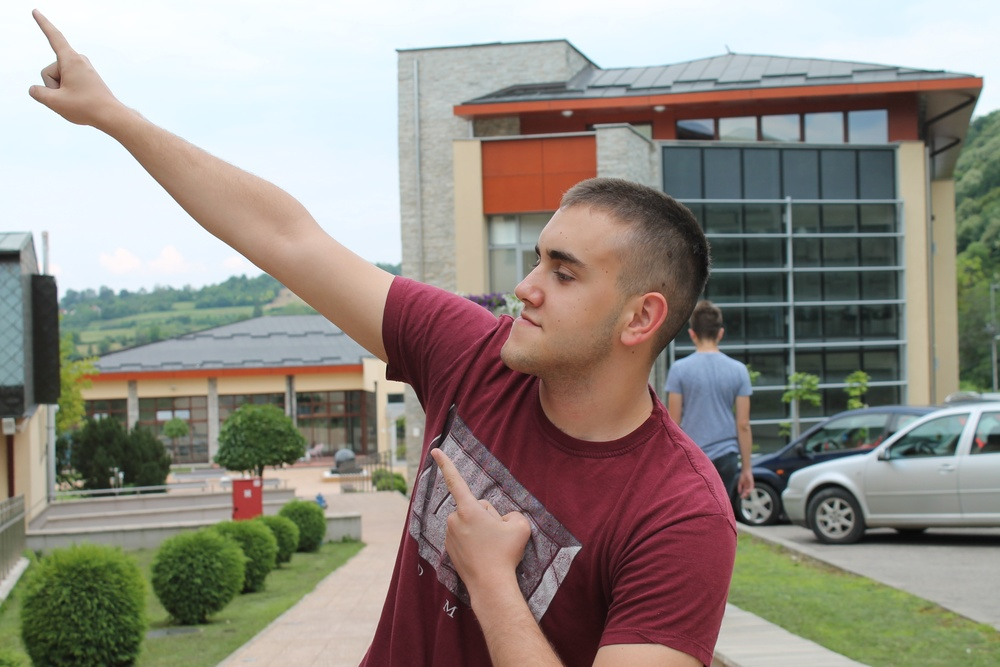
#> input picture test_images/majin_kanon/IMG_5142.JPG, 1000 x 667 px, shrunk from 4272 x 2848 before the run; its folder holds only this picture in this run
$ python hist-equalisation.py
#> lines starting #> are read from the running program, lines starting #| are printed output that depends on the picture
import cv2 as cv
import numpy as np
from glob import glob
from matplotlib import pyplot as plt


def histogram_plot(cdf):
    plt.plot(cdf, color = 'b')
    plt.hist(img.flatten(), 256, [0, 256], color = 'r')
    plt.xlim([0, 256])
    plt.legend(('cdf', 'histogram'))
    plt.show()

def histogram_equalisation(img, name):
    ####odredjivanje kumulativne verovatnoce piksela
    cdf_original = hist.cumsum()
    cdf_modified = cdf_original * hist.max() / cdf_original.max()

    cdf_modified2 = np.ma.masked_equal(cdf_original, 0)
    #print(cdf_modified2)
    cdf_modified2 = ((cdf_modified2 - cdf_modified2.min())*255)/(cdf_modified2.max()-cdf_modified2.min())
    #print(cdf_modified2)
    cdf_original = np.ma.filled(cdf_modified2, 0).astype('uint8')
    #print(cdf_original)
    ######

    img2 = cdf_original[img]
    hist2 = cv.calcHist([img2],[0],None,[256],[0,256])

    cv.imwrite("greyscaled-pics/" + name, img2)

    # [5 lines of commented-out code are left out]


for fn in glob("test_images/majin_kanon/*"):
    print(fn)
    img = cv.imread(fn, 0)
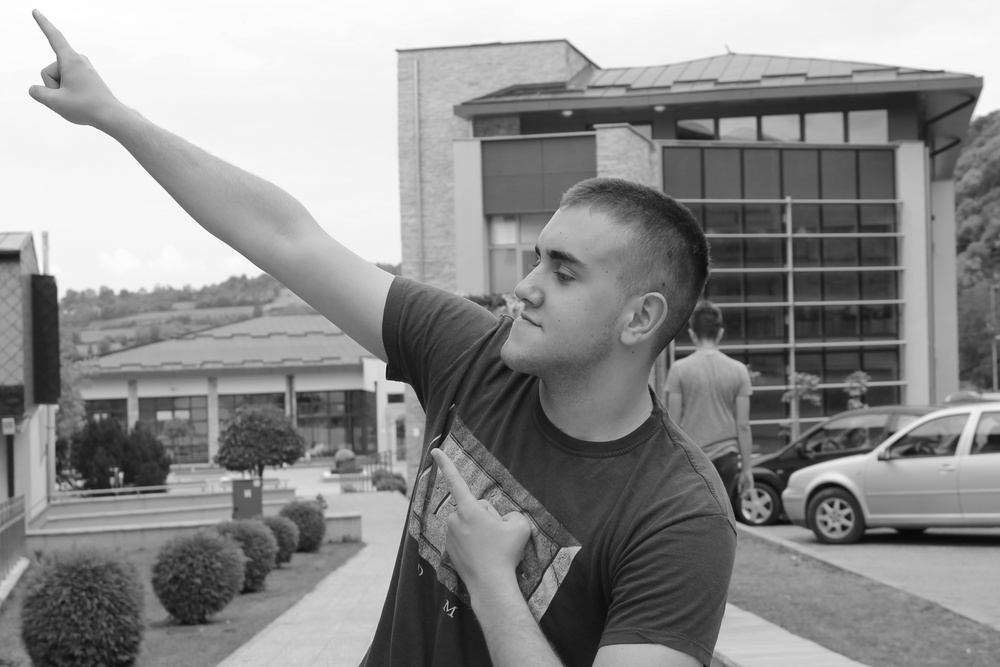
#> img: shape (667, 1000); min 8, max 255, mean 141
    hist, bins = np.histogram(img.flatten(), 256, [0, 256])
#> hist = 256 values, max 22543 at index 246, min 0 at index 0, mean 2605.5; bins = 257 values from 0 to 256
    histogram_equalisation(img, fn.split("/")[-1])
#> in histogram_equalisation, `cdf_original = hist.cumsum()`: cdf_original = 256 values from 0 to 667000
#> in histogram_equalisation, `cdf_modified = cdf_original * hist.max() / cdf_original.max()`: cdf_modified = 256 values from 0 to 22543
#> in histogram_equalisation, `cdf_original = np.ma.filled(cdf_modified2, 0).astype('uint8')`: cdf_original = 256 values from 0 to 255
#> in histogram_equalisation, `img2 = cdf_original[img]`:
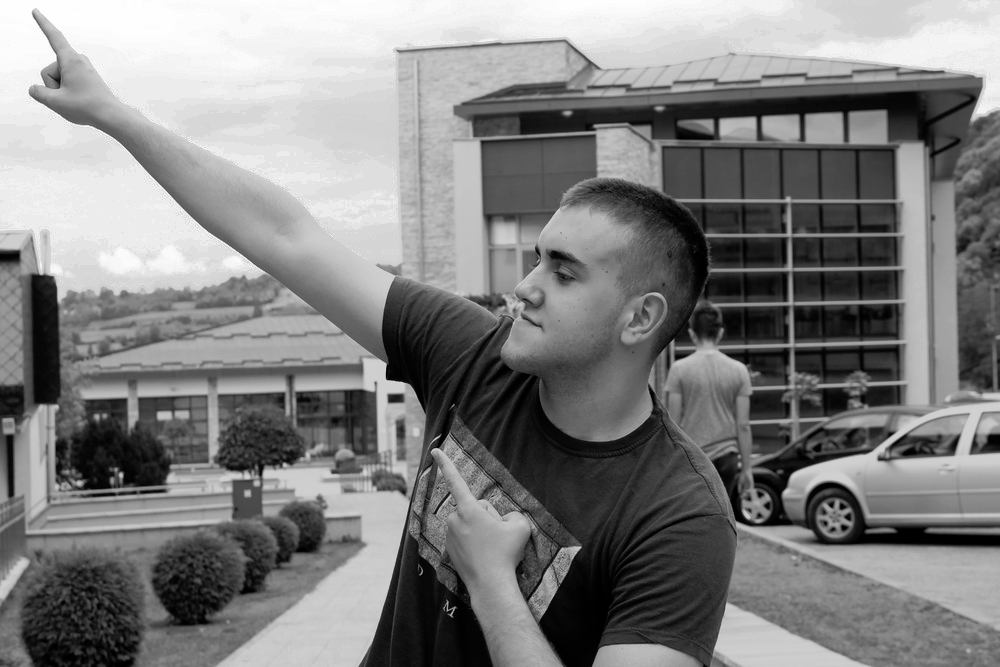
#> img2: shape (667, 1000); min 0, max 255, mean 127.9
#> in histogram_equalisation, `hist2 = cv.calcHist([img2],[0],None,[256],[0,256])`: hist2 = 256 values, max 22543 at index 236, min 0 at index 14, mean 2605.5

cv.waitKey()

$ run again, on test_images/majin_kanon/IMG_5157.JPG
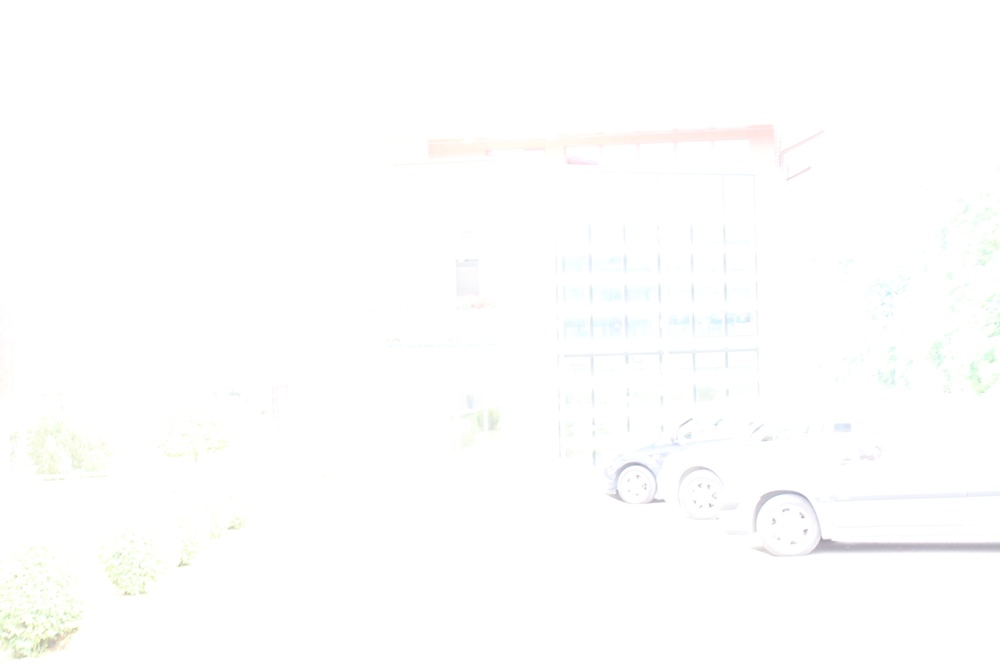
#> input picture test_images/majin_kanon/IMG_5157.JPG, 1000 x 667 px, shrunk from 4272 x 2848 before the run
#> hist = 256 values, max 605486 at index 255, min 0 at index 0, mean 2605.5; bins = 257 values from 0 to 256
#> in histogram_equalisation, `cdf_original = hist.cumsum()`: cdf_original = 256 values from 0 to 667000
#> cdf_modified = 256 values from 0 to 605486
#> in histogram_equalisation, `cdf_original = np.ma.filled(cdf_modified2, 0).astype('uint8')`: cdf_original = 256 values from 0 to 255
#> in histogram_equalisation, `img2 = cdf_original[img]`:
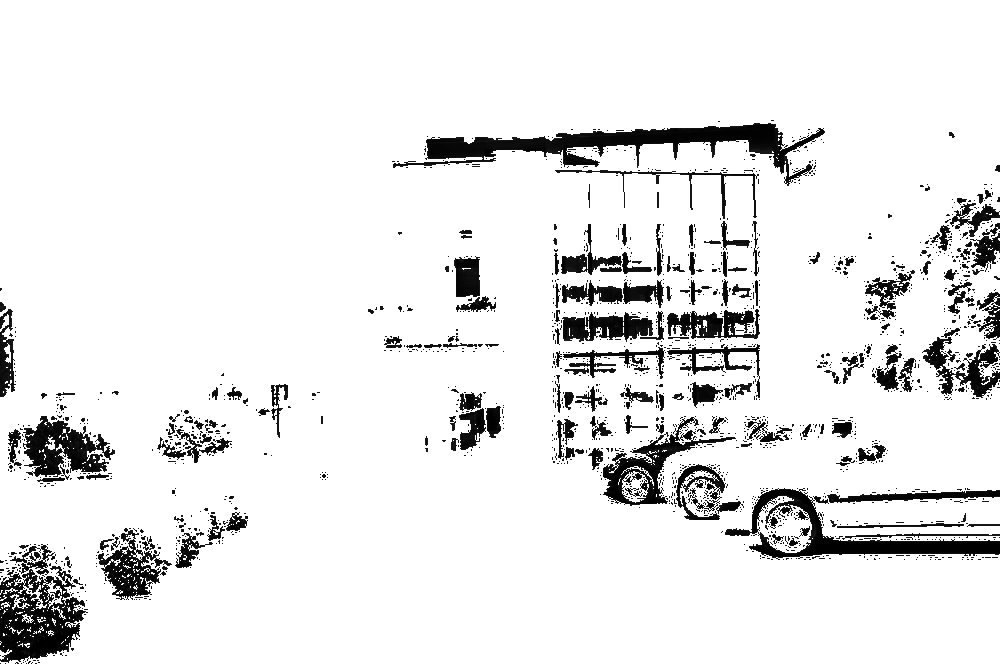
#> img2: shape (667, 1000); min 0, max 255, mean 232.6
#> hist2 = 256 values, max 605486 at index 255, min 0 at index 10, mean 2605.5

$ run again, on test_images/majin_kanon/IMG_5159.JPG
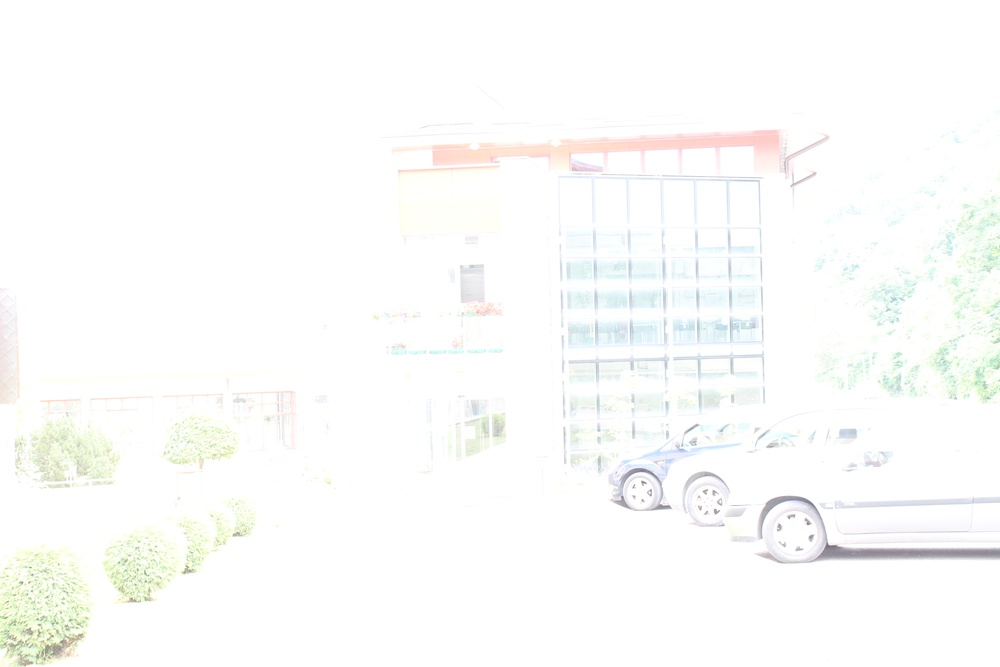
#> input picture test_images/majin_kanon/IMG_5159.JPG, 1000 x 667 px, shrunk from 4272 x 2848 before the run
#> `img = cv.imread(fn, 0)`:
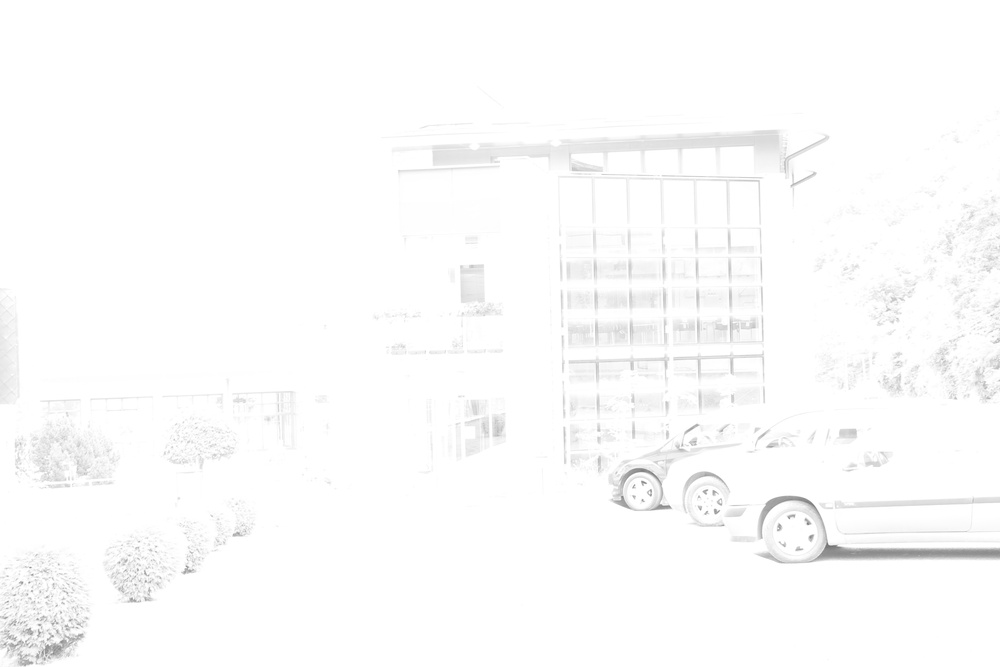
#> img: shape (667, 1000); min 109, max 255, mean 252.1
#> hist = 256 values, max 524640 at index 255, min 0 at index 0, mean 2605.5; bins = 257 values from 0 to 256
#> in histogram_equalisation, `cdf_original = hist.cumsum()`: cdf_original = 256 values from 0 to 667000
#> cdf_modified = 256 values from 0 to 524640
#> in histogram_equalisation, `cdf_original = np.ma.filled(cdf_modified2, 0).astype('uint8')`: cdf_original = 256 values from 0 to 255
#> in histogram_equalisation, `img2 = cdf_original[img]`:
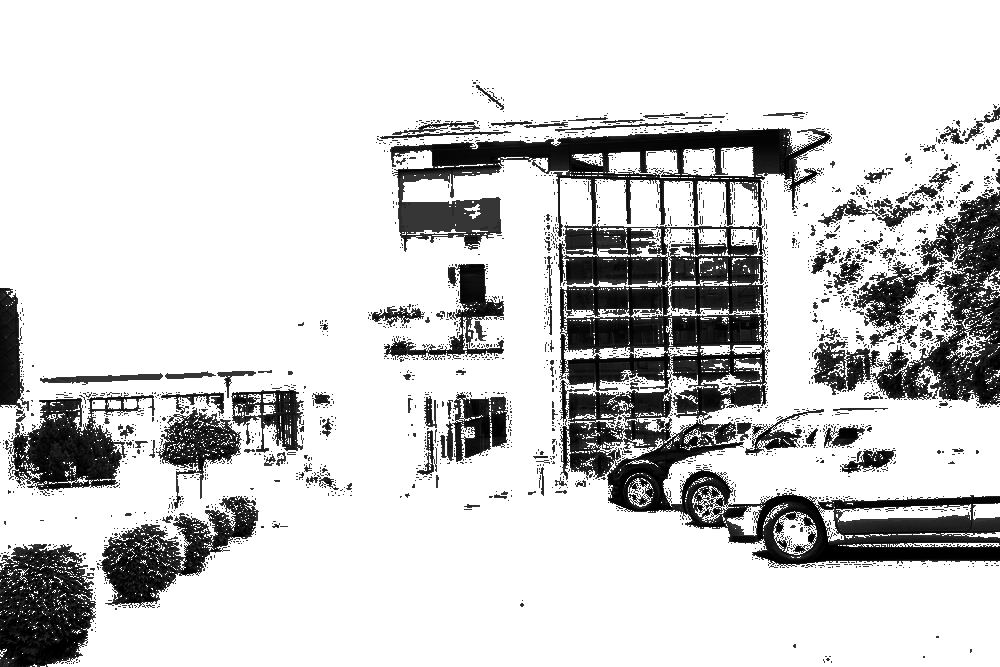
#> img2: shape (667, 1000); min 0, max 255, mean 206.7
#> hist2 = 256 values, max 524640 at index 255, min 0 at index 21, mean 2605.5

$ run again, on test_images/majin_kanon/IMG_5143.JPG
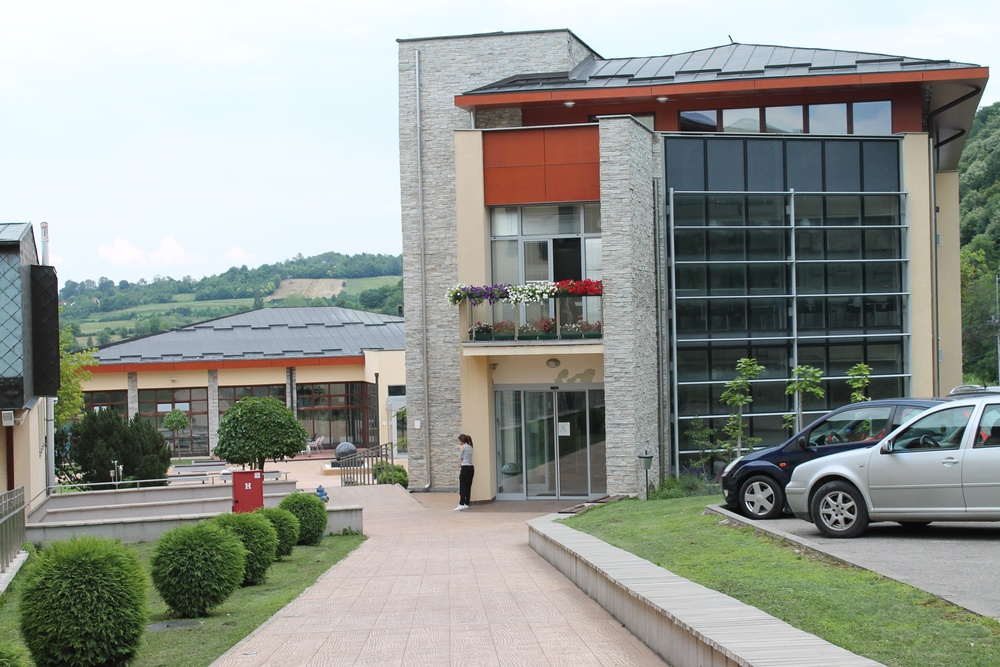
#> input picture test_images/majin_kanon/IMG_5143.JPG, 1000 x 667 px, shrunk from 4272 x 2848 before the run
#> `img = cv.imread(fn, 0)`:
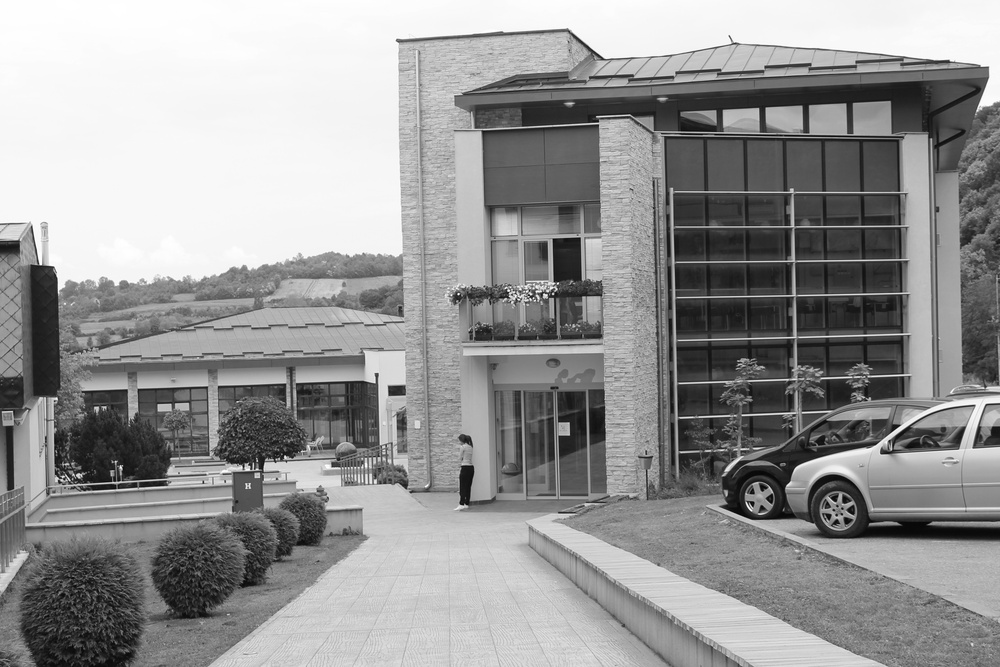
#> img: shape (667, 1000); min 2, max 255, mean 149.5
#> hist = 256 values, max 37436 at index 248, min 0 at index 0, mean 2605.5; bins = 257 values from 0 to 256
#> in histogram_equalisation, `cdf_original = hist.cumsum()`: cdf_original = 256 values from 0 to 667000
#> cdf_modified = 256 values from 0 to 37436
#> in histogram_equalisation, `cdf_original = np.ma.filled(cdf_modified2, 0).astype('uint8')`: cdf_original = 256 values from 0 to 255
#> in histogram_equalisation, `img2 = cdf_original[img]`:
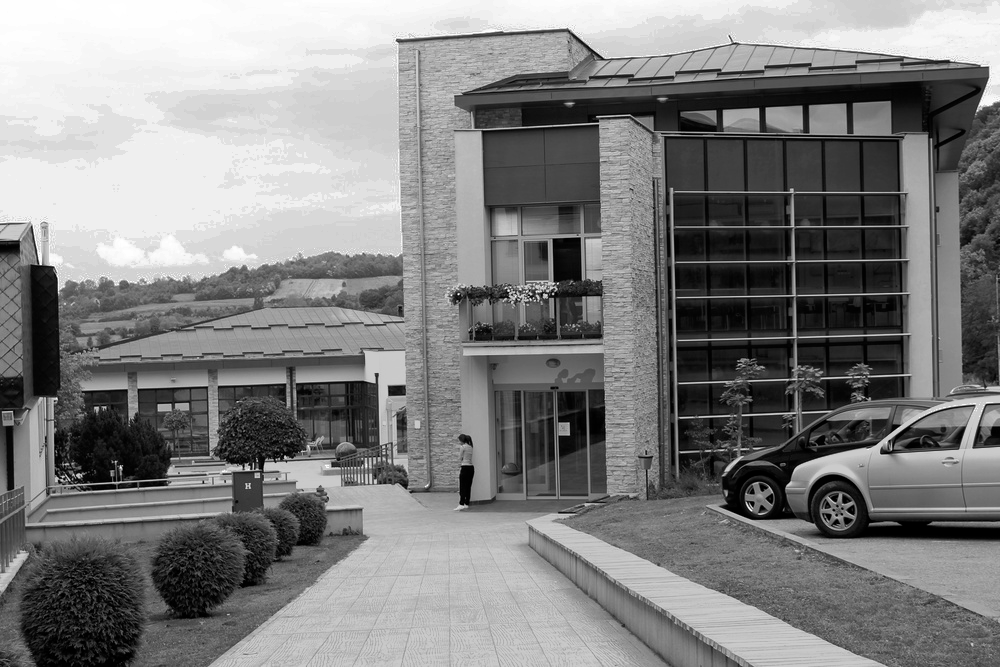
#> img2: shape (667, 1000); min 0, max 255, mean 128.2
#> hist2 = 256 values, max 37436 at index 239, min 0 at index 12, mean 2605.5
